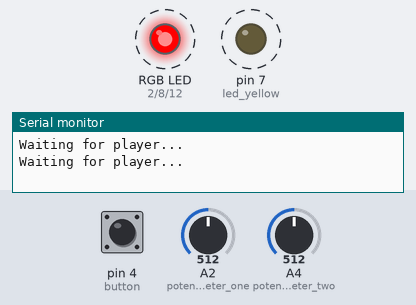
Bench run of a sketch on a simulated Arduino Uno, built with avr-gcc and run on an emulated ATmega328P. Shown: an RGB LED mixed from three pins (HIGH = lit), output pins drawn as LEDs (lit = HIGH), the last lines printed to the serial monitor. Dashed ring = blinking. The inputs (shaded band) are chosen by the test bench; at power-on: pin 4 (button) LOW, A2 (potentiometer_one) = 512, A4 (potentiometer_two) = 512. Random numbers use the default seed unless the sketch sets one.

Above: at 1.8 s.
1.9 s: pin 4 (button) pulled HIGH for 1.2 s
At 4.1 s:
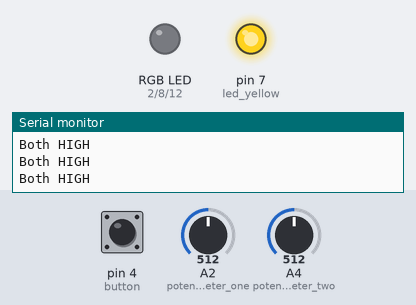
5.4 s: A2 (potentiometer_one) set to 386
9.5 s: A2 (potentiometer_one) set to 366
At 10.1 s:
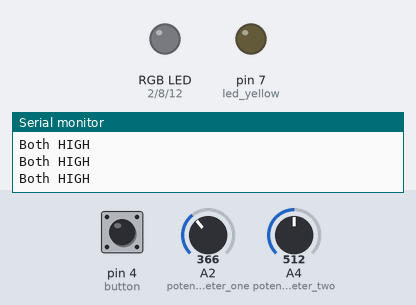
11.0 s: A2 (potentiometer_one) set to 313
12.5 s: A2 (potentiometer_one) set to 306
At 13.4 s:
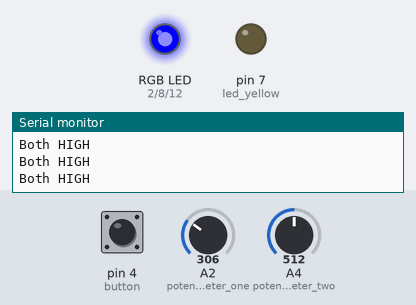
14.0 s: pin 4 (button) pulled HIGH for 1.2 s
At 15.2 s:
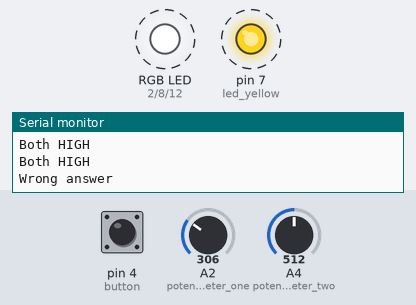
Timing chart, 0 to 18.4 s (numbered marks = the images above; inputs shaded):
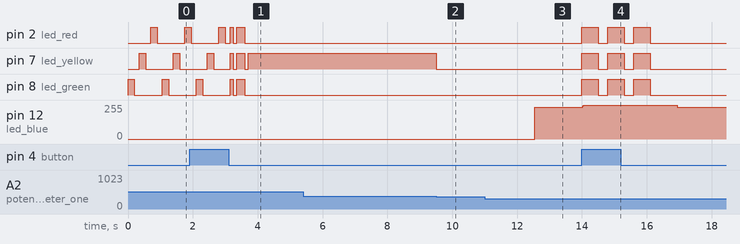

The sketch:

safecrackgame-led.ino
```cpp
const int potentiometer_one = A2;
const int potentiometer_two = A4;

const int button = 4;

const int led_green = 8;
const int led_yellow = 7;
const int led_red = 2;
const int led_blue = 12;


unsigned int button_state = 0;
unsigned int value_left;
unsigned int value_right;
unsigned int read_value_right;
unsigned int read_value_left;
unsigned int goal_value_left;
unsigned int goal_value_right;
unsigned int i;

void setup() {
  Serial.begin(9600);

  pinMode(led_green, OUTPUT);
  pinMode(led_yellow, OUTPUT);
  pinMode(led_red, OUTPUT);
  pinMode(led_blue, OUTPUT);
  pinMode(button, INPUT);
  pinMode(potentiometer_one, INPUT);
  pinMode(potentiometer_two, INPUT);
}

void blink_start() {

  led_map(1, 1 , 1);
  delay(100);
  led_map(0, 0, 0);
  delay(100);
  led_map(1, 1 , 1);
  delay(250);
  led_map(0, 0, 0);
  delay(100);
}

void led_map(int green, int yellow, int red) {

  if (green == 1) {
    digitalWrite(led_green, HIGH);
  }
  else {
    digitalWrite(led_green, LOW);
  }

  if (yellow == 1) {
    digitalWrite(led_yellow, HIGH);
  }
  else {
    digitalWrite(led_yellow, LOW);
  }

  if (red == 1) {
    digitalWrite(led_red, HIGH);
  }
  else {
    digitalWrite(led_red, LOW);
  }

}

void blink_wrong() {

  led_map(1, 1, 1);
  delay(500);

  led_map(0, 0, 0);
  delay(300);

  led_map(1, 1, 1);
  delay(500);

  led_map(0, 0, 0);
  delay(300);

  led_map(1, 1, 1);
  delay(500);

  led_map(0, 0, 0);
  delay(300);
}

void blink_victory() {
  led_map(0, 0 ,0);
  for (i = 0; i < 4; i++) {
    digitalWrite(led_green, HIGH);
    delay(100);
    digitalWrite(led_green, LOW);
    delay(100);
    digitalWrite(led_yellow, HIGH);
    delay(100);
    digitalWrite(led_yellow, LOW);
    delay(100);
    digitalWrite(led_red, HIGH);
    delay(100);
    digitalWrite(led_red, LOW);
    delay(100);
    digitalWrite(led_red, HIGH);
    delay(100);
    digitalWrite(led_red, LOW);
    delay(100);
    digitalWrite(led_yellow, HIGH);
    delay(100);
    digitalWrite(led_yellow, LOW);
    delay(100);
    digitalWrite(led_green, HIGH);
    delay(100);
    digitalWrite(led_green, LOW);
    delay(100);
  }
}

void game() {

  // Randomize goal value for left potentiometer
  goal_value_left = random(30, 260);

  // Randomize goal value for right potentiometer
  goal_value_right = random(30, 260);

  Serial.println(goal_value_left);
  Serial.println(goal_value_right);


  while (true) {
    read_value_right = analogRead(potentiometer_one);
    read_value_left = analogRead(potentiometer_two);
    value_left = map(read_value_left, 0, 1023, 0, 300);
    value_right = map(read_value_right, 0, 1023, 0, 300);
    digitalWrite(led_blue, LOW);

    // If both values are correct, light up all three main LEDs
    if ((value_left == goal_value_left) && (value_right == goal_value_right)) {
      led_map(1, 1, 1);
      Serial.println("Both OK");
    }
    // Otherwise, show some different combinations of LEDs
    else {
      if (value_left < (goal_value_left - 20) && value_right < (goal_value_right - 20)) {
        led_map(1, 0 ,1);
        Serial.println("Both LOW");
      }
      else if ((value_left > goal_value_left + 20) && (value_right > goal_value_right + 20)) {
        led_map(0, 1, 0);
        Serial.println("Both HIGH");
      }
      else if ((value_left < (goal_value_left - 20)) && (value_right > goal_value_right + 20)) {
        led_map(1, 1, 0);
        Serial.println("Left LOW, Right HIGH");
      }
      else if ((value_left > goal_value_left + 20) && (value_right < (goal_value_right - 20)) ) {
        led_map(0, 1, 1);
        Serial.println("Left HIGH, Right LOW");
      }
      else if ((value_left == goal_value_left) || (value_right == goal_value_right)) {
        led_map(0, 0, 0);
        digitalWrite(led_blue, HIGH);

      }
      else {
        led_map(0, 0 ,0);
      }
    }

    button_state = digitalRead(button);

    // When the player presses the button, check if they win or if they need to retry
    if (button_state == HIGH) {
      if (value_left == goal_value_left && value_right == goal_value_right) {
        blink_victory();
        blink_start();
        Serial.println("Correct! You win");
        delay(1000);
        break;
      }
      else {
        Serial.println("Wrong answer");
        blink_wrong();
        delay(500);
      }
    }
  }
  delay(500);
}

void loop() {
  button_state = digitalRead(button);

  // Do some blinking while waiting for a player
  while (button_state == 0) {
    button_state = digitalRead(button);
    Serial.println("Waiting for player...");
    digitalWrite(led_green, HIGH);
    delay(200);
    digitalWrite(led_green, LOW);
    delay(150);
    digitalWrite(led_yellow, HIGH);
    delay(200);
    digitalWrite(led_yellow, LOW);
    delay(150);
    digitalWrite(led_red, HIGH);
    delay(200);
    digitalWrite(led_red, LOW);
    delay(150);
  }
  Serial.println("Player found! Starting game...");
  blink_start();
  game();

}
```

Measured:
- the behaviour switches between 376 and 375 on A2 (potentiometer_one) (found by bisection; images 1 and 2)
- the behaviour switches between 307 and 306 on A2 (potentiometer_one) (found by bisection; images 2 and 3)
- after the input at 9.5 s, pin 7 (led_yellow): HIGH → LOW at once
- after the input at 11.0 s, every drawn part: stays the same
- after the input at 12.5 s, pin 12 (led_blue): 0/255 → 240/255 at once
- after the input at 14.0 s, pin 2 (led_red), pin 7 (led_yellow), pin 8 (led_green): alternates HIGH for 0.50 s and LOW for 0.30 s, 6 changes in all, then stays LOW, starting at once; pin 12 (led_blue): 240/255 → 255/255 at once, → 240/255 2.9 s later
